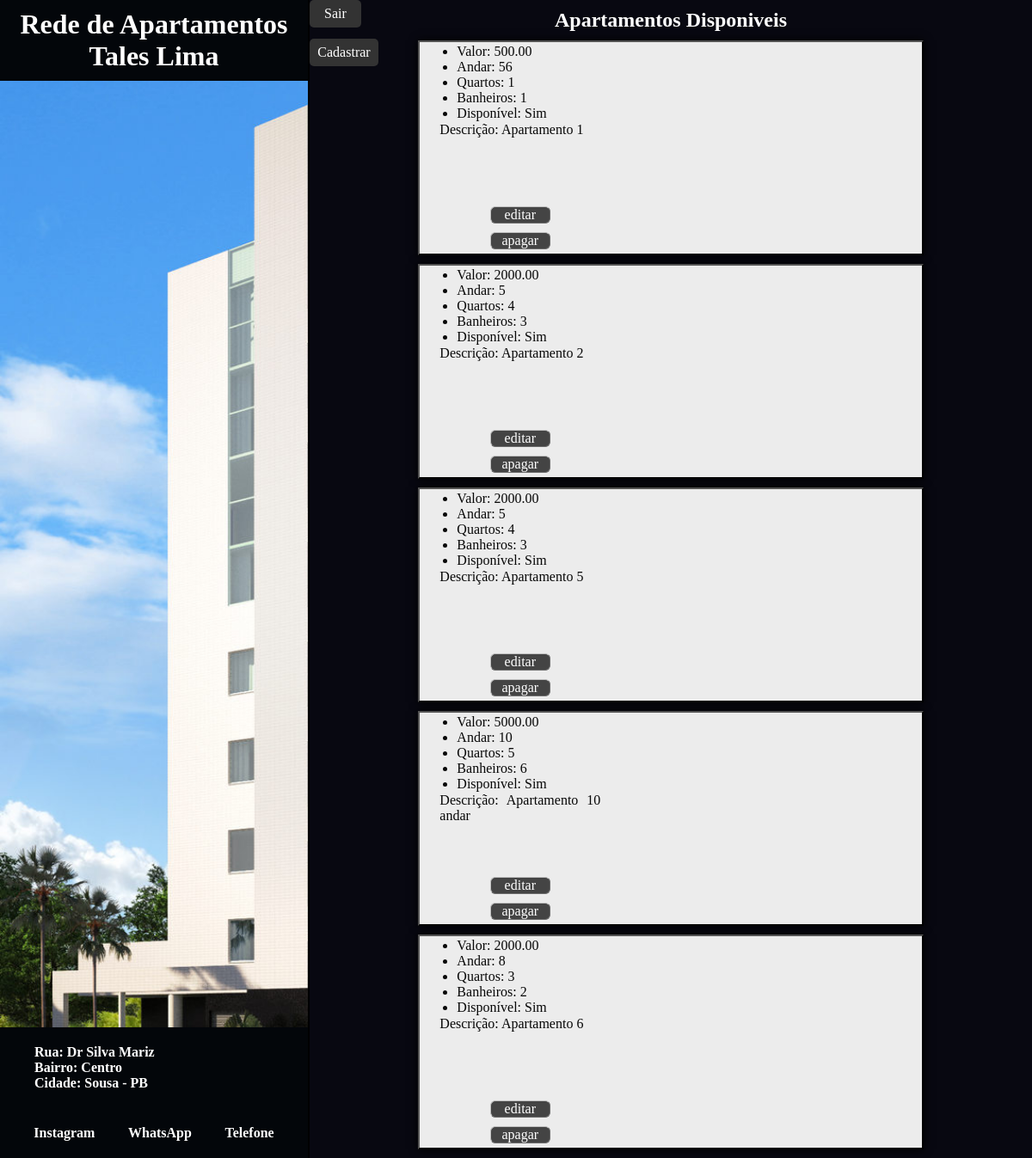
The page /homeFunc on the database its author committed.
### main/models.py (models this page shows, shortened)
class Apartamento(models.Model):
    id = models.AutoField(primary_key=True)
    valor = models.DecimalField(max_digits = 10,decimal_places = 2)
    qtdQuartos = models.IntegerField
    tamM3 = models.IntegerField()
    andar = models.IntegerField()
    numero = models.IntegerField()
    residente = models.ForeignKey(Inquilino, on_delete = models.CASCADE, null=True, blank=True)
    qtdQuartos = models.IntegerField()
    qtdBanheiros = models.IntegerField()
    descricao = models.CharField(max_length=255)
    disponivel = models.BooleanField(default=True)

### main/views.py (the view)
# urls.py: path('homeFunc', homeFunc, name='url_HomeFunc'),
def homeFunc(request):
    var = {}
    var ['apartamentos'] = Apartamento.objects.all()
    return render(request, 'iniciofunc.html', var)

### main/templates/iniciofunc.html (shortened to what this page needs)
<!DOCTYPE html>
<html lang="en">
<head>
    <link rel="stylesheet" href="/static/css/inicio.css">
</head>
<body>
    <header>
        <h1 class="header-title">Rede de Apartamentos  Tales Lima</h1>
        <footer>
            <section class="endereco" >
                <a href="" class="link">Rua: Dr Silva Mariz</a>
                <a href="" class="link">Bairro: Centro</a>
                <a href="" class="link">Cidade: Sousa - PB</a>
            </section>
            <section class="contato" >
                <a href="" class="link">Instagram</a>
                <a href="" class="link">WhatsApp</a>
                <a href="" class="link">Telefone</a>
            </section>
        </footer>
    </header>
    <main>
        <a href="{% url 'url_home' %}" id="logar">Sair</a>
        <a href="{% url 'url_novoApartamento' %}" id="cadastrar">Cadastrar</a>
        <section id="main-container">
            <h2 class="main-container-title">Apartamentos Disponiveis</h2>
            {% for apartamento in apartamentos %}
            <div class="ap">
                <div class="detalhes">
                    <ul>
                        <li><span>Valor: </span> {{apartamento.valor}}</li>
                        <li><span>Andar: </span> {{apartamento.andar}}</li>
                        <li><span>Quartos: </span> {{apartamento.qtdQuartos}}</li>
                        <li><span>Banheiros: </span> {{apartamento.qtdBanheiros}}</li>
                        <li><span>Disponível: Sim</span></li>
                    </ul>
                    <p>
                        Descrição: {{apartamento.descricao}}
                    </p>
                        <a href="{% url 'url_update' apartamento.pk %}" class="bnt">editar</a>
                    <a href="{% url 'url_delete' apartamento.pk %}" class="bnt">apagar</a>
                    </div>
                </div>
                {% endfor %}
        </section>
    </main>
</body>
</html>

### main/static/css/inicio.css (style rules this page uses)
* { margin: 0; padding: 0; box-sizing: border-box; }
html { height: 100vh; width: 100vw; }
body { height: 100%; width: 100%; display: flex; justify-content: space-between; }
header { height: 100%; width: 30%; background: url('/static/img/predio.jpg'); background-size: cover; text-align: center; border-right: 2px outset rgb(31, 30, 30); position: relative; }
.header-title { position: absolute; width: 100%; text-align: center; padding: 10px; color: white; background: rgb(3, 6, 10); }
.contato { width: 100%; color: white; padding: 20px; background: rgb(3, 6, 10); display: flex; justify-content: space-around; }
.endereco { width: 100%; color: white; padding: 20px; background: rgb(3, 6, 10); display: flex; flex-direction: column; justify-content: space-around; align-items: flex-start; padding-left: 40px; }
.link { text-decoration: none; color: white; font-weight: bolder; }
footer { position: absolute; bottom: 0; width: 100%; display: flex; flex-direction: column; align-items: center; justify-content: center; }
main { height: 100%; width: 70%; background: rgb(248, 248, 248); background: rgb(8, 8, 17); color: black; font-family: Cambria, Cochin, Georgia, Times, 'Times New Roman', serif; }
#main-container { width: 100%; height: 100%; overflow-x: hidden; overflow-y: scroll; display: inline-block; }
.main-container-title { margin: 10px; text-align: center; color: rgb(255, 255, 255); font-family: Georgia, 'Times New Roman', Times, serif; }
.ap { display: flex; justify-content: space-between; align-items: center; height: 250px; width: 70%; margin: 10px auto; border: 2px outset rgb(0, 0, 0); box-shadow: 0 0 10px black; font-family: Georgia, 'Times New Roman', Times, serif; background: rgb(236, 236, 236); }
.ap > .detalhes { width: 40%; height: 100%; display: flex; flex-direction: column; align-items: center; color: rgb(8, 8, 8); }
.detalhes > ul { width: 80%; height: 50%; display: flex; flex-direction: column; flex-wrap: wrap; align-items: flex-start; justify-content: center; padding-left: 20px; }
.detalhes > p { display: inline-block; text-align: justify; height: 50%; width: 80%; }
.bnt { height: 10%; width: 30%; text-decoration: none; background: #444; border-radius: 6px; border: 1px outset silver; color: white; text-align: center; margin: 5px; }
#logar { position: absolute; top: 0; right: 20; padding: 7px; background: #333; color: white; border-radius: 5px; text-align: center; width: 60px; text-decoration: none; }
#cadastrar { position: absolute; top: 45px; right: 20; padding: 7px; background: #333; color: white; border-radius: 5px; text-align: center; width: 80px; text-decoration: none; }

### rows shown on the page
Apartamento: valor "500.00", andar "56", qtdQuartos "1", qtdBanheiros "1", descricao "Apartamento 1"
Apartamento: valor "2000.00", andar "5", qtdQuartos "4", qtdBanheiros "3", descricao "Apartamento 2"
Apartamento: valor "2000.00", andar "5", qtdQuartos "4", qtdBanheiros "3", descricao "Apartamento 5"
Apartamento: valor "5000.00", andar "10", qtdQuartos "5", qtdBanheiros "6", descricao "Apartamento 10 andar"
Apartamento: valor "2000.00", andar "8", qtdQuartos "3", qtdBanheiros "2", descricao "Apartamento 6"
